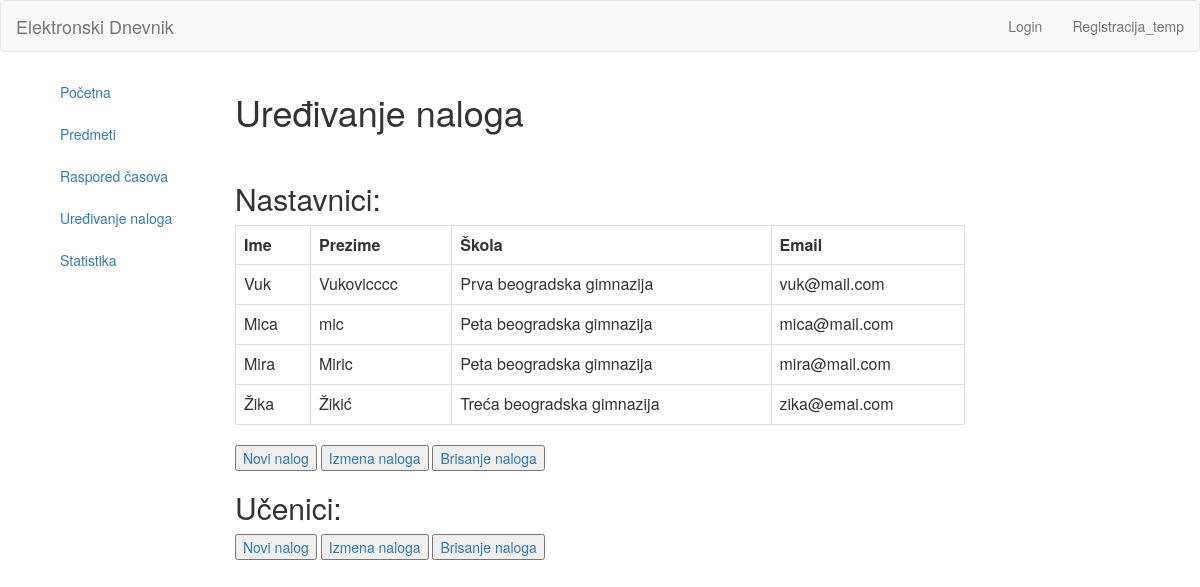
/index.php/koordinator/uredjivanje, run on an earlier commit of the app's database.
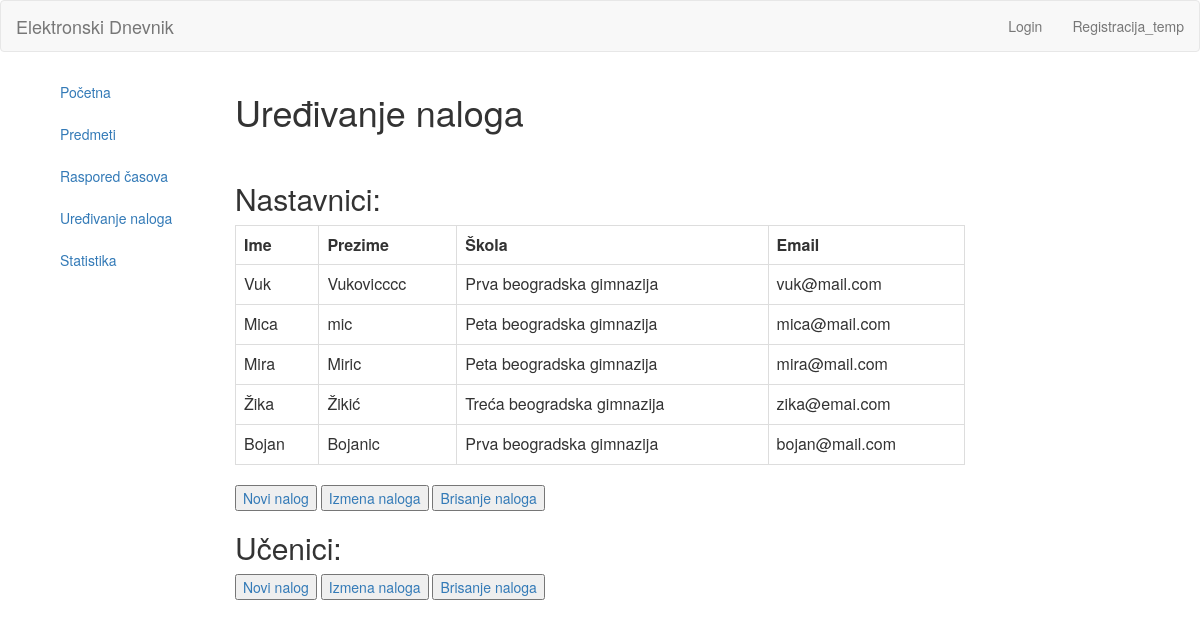
And on a later commit of the database.
### tables this page shows
CREATE TABLE `users` (
  `id` int(11) NOT NULL,
  `name` varchar(255) NOT NULL,
  `surname` varchar(255) NOT NULL,
  `email` varchar(255) NOT NULL,
  `username` varchar(255) NOT NULL,
  `password` varchar(255) NOT NULL
);

CREATE TABLE `skola` (
  `id` int(11) NOT NULL,
  `ime` varchar(255) NOT NULL,
  `adresa` varchar(255) NOT NULL,
  `grad` varchar(255) NOT NULL
);

### application/controllers/Koordinator.php (called while the page is built, shortened)
<?php
	class Koordinator extends CI_Controller{
		public function uredjivanje(){
			$data['title'] = 'Uređivanje naloga';
			$this->load->model('Koordinator_model');
			$data['nastavnici'] = $this->Koordinator_model->getNastavnikIds();
			$data['skole'] = $this->Koordinator_model->getSkole();
			$data['users'] = $this->Koordinator_model->getUsers();
				$this->load->view('templates/header');
				$this->load->view('koordinator/uredjivanje', $data);
				$this->load->view('templates/footer');
		}
	}

### index.php (called while the page is built, shortened)
<?php
require_once BASEPATH.'core/CodeIgniter.php';

### application/models/koordinator_model.php (called while the page is built, shortened)
<?php
	class Koordinator_model extends CI_Model{
		public function getNastavnikIds(){
			$nastavnik = $this->db->get("nastavnik");
			return $nastavnik;
		}
		public function getUsers(){
			$users = $this->db->get("users");
			return $users;
		}
		public function getSkole(){
			$query = $this->db->get('skola');
			return $query;
		}
	}

### application/views/koordinator/uredjivanje.php (the view)
<div class="col col-lg-2 col-md-3 col-sm-3 col-xs-12 left-container">
	<div class="tm-left-inner-container">
		<ul class="nav nav-stacked css-nav">
			<li><a href="<?php echo base_url(); ?>koordinator/index">Početna</a></li>
			<li><a href="<?php echo base_url(); ?>koordinator/predmeti">Predmeti</a></li>
			<li><a href="<?php echo base_url(); ?>koordinator/raspored">Raspored časova</a></li>
			<li><a href="<?php echo base_url(); ?>koordinator/uredjivanje">Uređivanje naloga</a></li>
			<li><a href="<?php echo base_url(); ?>koordinator/statistika">Statistika</a></li>
		</ul>
	</div>
</div>
<div class="col col-lg-8 col-md-7 col-sm-7 col-xs-12 right-container">
	<div class="tm-right-inner-container">
		<h1 class="css-header">Uređivanje naloga</h1>
		<br>
		<h2 class="css-header">Nastavnici:</h2>
		<table class = "table table-bordered">
			<tr colspan = "5">
				<td><strong>Ime</strong></td>
				<td><strong>Prezime</strong></td>
				<td><strong>Škola</strong></td>
				<td><strong>Email</strong></td>
			</tr>
			<?php
			foreach($nastavnici->result() as $row)
			{
				foreach($users->result() as $rowU)
				{
					foreach($skole->result() as $rowS)
					{
						if($row->id === $rowU->id && $row->skolaId === $rowS->id){
							?>
							<tr>
								<td> <?php echo $rowU->name; ?> </td>
								<td> <?php echo $rowU->surname; ?> </td>
								<td> <?php echo $rowS->ime; ?> </td>
								<td> <?php echo $rowU->email; ?> </td>
							</tr>
							<?php
						}
					}
				}
			}
			?>
		</table>
		<button type="submit"><a href="<?php echo base_url(); ?>koordinator/noviNalog">Novi nalog</a></button>
		<button type="submit"><a href="<?php echo base_url(); ?>koordinator/izmenaNaloga">Izmena naloga</a></button>
		<button type="submit"><a href="<?php echo base_url(); ?>koordinator/brisanjeNaloga">Brisanje naloga</a></button>
		<br>
		<h2 class="css-header">Učenici:</h2>
		<button type="submit"><a href="<?php echo base_url(); ?>koordinator/noviNalogU">Novi nalog</a></button>
		<button type="submit"><a href="<?php echo base_url(); ?>koordinator/izmenaNalogaU">Izmena naloga</a></button>
		<button type="submit"><a href="<?php echo base_url(); ?>koordinator/brisanjeNalogaU">Brisanje naloga</a></button>
	</div>
</div>

What changed in the data, as far as the page shows it:
added nastavnik: skola (ime "Prva beogradska gimnazija")
added users: name "Bojan", surname "Bojanic", email "bojan@mail.com", skola (ime "Prva beogradska gimnazija")
